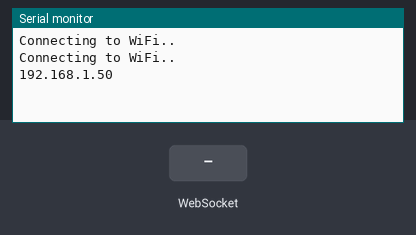
Simulated run of this sketch. Board: ESP32. Parts: the last lines printed to the serial monitor. The inputs (shaded band) are chosen by the test bench. WiFi joins after 1.5 s; servers stay silent unless stated; storage starts empty.

Above: at 3.2 s.
3.3 s: WebSocket text "1" received
At 3.7 s:
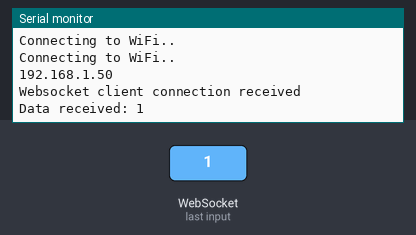
4.8 s: WebSocket text "0" received
At 6.0 s:
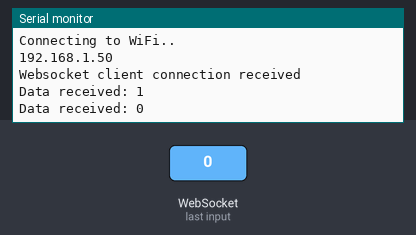

Measured:
- after the input at 3.3 s, the serial monitor: prints a new line at once (image 1)
- after the input at 4.8 s, the serial monitor: prints a new line at once (image 2)

The sketch:

esp_chat_app.ino
```cpp
#include <WiFi.h>
#include <ESPAsyncWebServer.h>
#include <SPIFFS.h>

const char* ssid = "Aditya";
const char* password =  "12345678";

AsyncWebServer server(80);
AsyncWebSocket ws("/chat");

void onWsEvent(AsyncWebSocket * server, AsyncWebSocketClient * client, AwsEventType type, void * arg, uint8_t *data, size_t len){

  if(type == WS_EVT_CONNECT){

    Serial.println("Websocket client connection received");

  } else if(type == WS_EVT_DISCONNECT){

    Serial.println("Client disconnected");

  } else if(type == WS_EVT_DATA){

    ws.textAll(data, len);

    Serial.print("Data received: ");

    for(int i=0; i < len; i++) {
          Serial.print((char) data[i]);
    }

    Serial.println();
  }
}

void setup(){
  Serial.begin(115200);

  if(!SPIFFS.begin()){
     Serial.println("An Error has occurred while mounting SPIFFS");
     return;
  }

  WiFi.begin(ssid, password);

  while (WiFi.status() != WL_CONNECTED) {
    delay(1000);
    Serial.println("Connecting to WiFi..");
  }

  Serial.println(WiFi.localIP());

  ws.onEvent(onWsEvent);
  server.addHandler(&ws);

  server.on("/chat", HTTP_GET, [](AsyncWebServerRequest *request){
    request->send(SPIFFS, "/chat.html", "text/html");
  });

  server.on("/chat.js", HTTP_GET, [](AsyncWebServerRequest *request){
    request->send(SPIFFS, "/chat.js", "text/javascript");
  });

  server.on("/chat.css", HTTP_GET, [](AsyncWebServerRequest *request){
    request->send(SPIFFS, "/chat.css", "text/css");
    });

  server.begin();
}

void loop(){}
```
